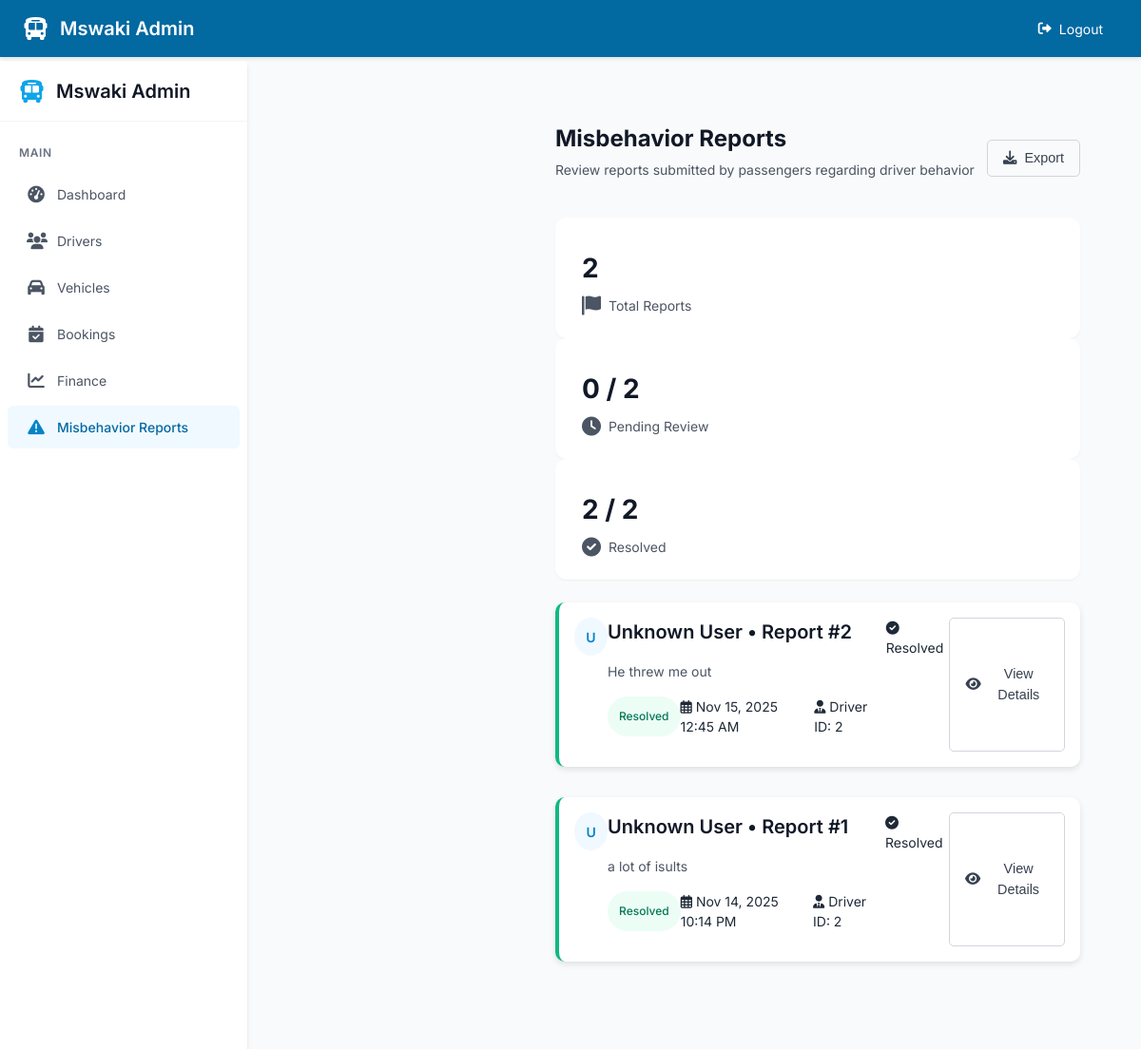
/admin/misbehavior_reports (signed in), run on an earlier commit of the app's database.
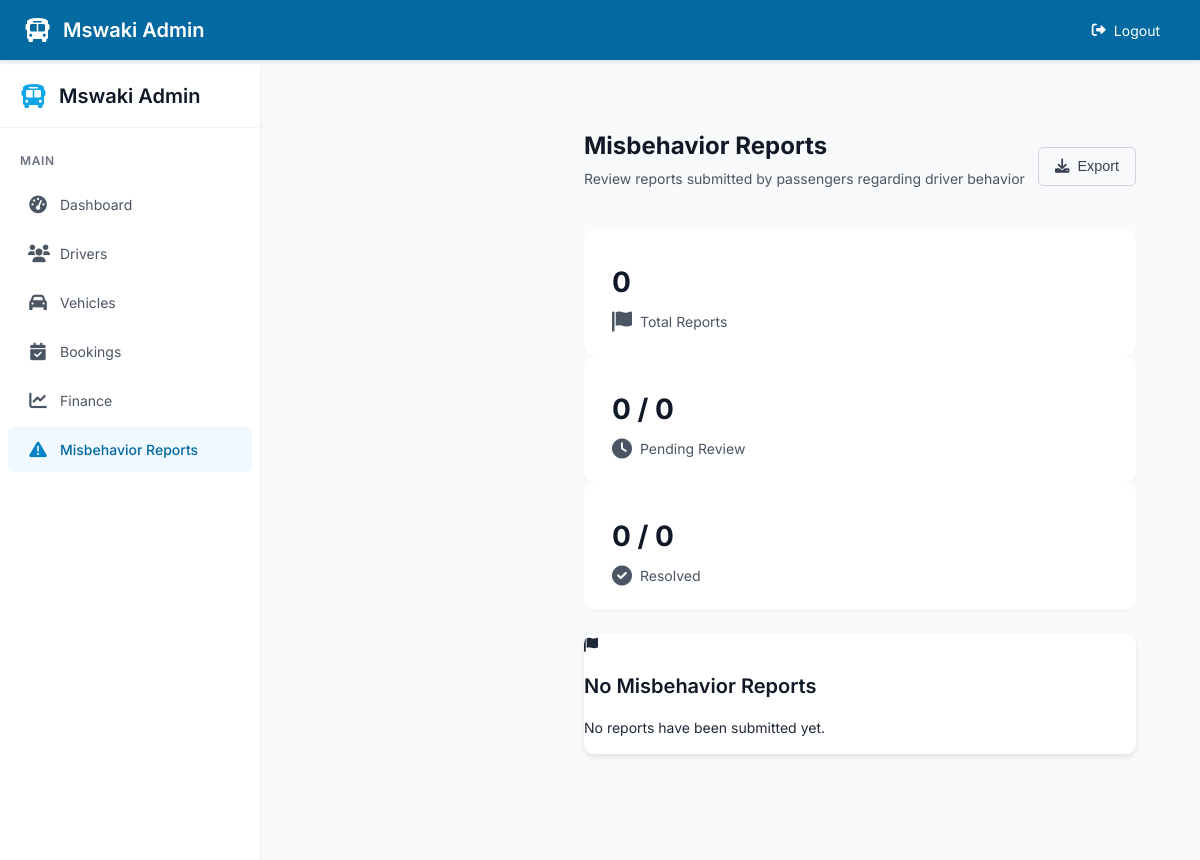
And on a later commit of the database.
### mswaki/models.py (models this page shows, shortened)
class MisbehaviorReport(db.Model):
    __tablename__ = 'misbehavior_report'
    id = db.Column(db.Integer, primary_key=True)
    passenger_id = db.Column(db.Integer, db.ForeignKey('user.id'), nullable=True)
    driver_id = db.Column(db.Integer, db.ForeignKey('user.id'), nullable=True)
    vehicle_id = db.Column(db.Integer, db.ForeignKey('vehicle.id'), nullable=True)
    description = db.Column(db.Text, nullable=False)
    date_reported = db.Column(db.DateTime, default=datetime.utcnow)
    reporter_type = db.Column(db.String(20), default='passenger')
    status = db.Column(db.String(20), default='Pending')
    passenger = db.relationship('User', foreign_keys=[passenger_id], backref='reports_made', lazy=True)
    driver = db.relationship('User', foreign_keys=[driver_id], backref='reports_against', lazy=True)
    vehicle = db.relationship('Vehicle', backref='misbehavior_reports', lazy=True)

### mswaki/routes.py (the view)
@routes.route("/admin/misbehavior_reports")
@role_required("admin")
def admin_misbehavior_reports():
    reports = MisbehaviorReport.query.order_by(MisbehaviorReport.date_reported.desc()).all()
    user_dict = {u.id: u.name for u in User.query.all()}  # match template
    return render_template("admin_misbehavior.html", reports=reports, user_dict=user_dict)

### mswaki/routes.py (called while the page is built, shortened)
def role_required(role):
    def decorator(f):
        @wraps(f)
        def decorated_function(*args, **kwargs):
            if not current_user.is_authenticated:
                flash("Please log in first.", "warning")
                return redirect(url_for("routes.login"))
            return f(*args, **kwargs)
        return decorated_function
    return decorator

### mswaki/templates/admin_misbehavior.html (shortened to what this page needs)
{% extends "admin_base.html" %}
{% block content %}
  <main class="main-content">
    <header class="admin-header">
      <div>
        <h1 class="page-title">Misbehavior Reports</h1>
        <p class="text-gray-600">Review reports submitted by passengers regarding driver behavior</p>
      </div>
      <div class="admin-actions">
        <button class="btn btn-outline" id="exportBtn">
          <i class="fas fa-download"></i> Export
        </button>
      </div>
    </header>
    <div class="grid grid-cols-1 md:grid-cols-3 gap-6 mb-6">
      <div class="stat-card">
        <div class="stat-value">{{ reports|length }}</div>
        <div class="stat-label">
          <i class="fas fa-flag"></i> Total Reports
        </div>
      </div>
      <div class="stat-card">
        <div class="stat-value">
          {{ reports|selectattr('status', 'equalto', 'pending')|list|length }}
          <span class="text-sm font-normal text-gray-500">/ {{ reports|length }}</span>
        </div>
        <div class="stat-label">
          <i class="fas fa-clock"></i> Pending Review
        </div>
      </div>
      <div class="stat-card">
        <div class="stat-value">
          {{ reports|selectattr('status', 'equalto', 'resolved')|list|length }}
          <span class="text-sm font-normal text-gray-500">/ {{ reports|length }}</span>
        </div>
        <div class="stat-label">
          <i class="fas fa-check-circle"></i> Resolved
        </div>
      </div>
    </div>
    <div class="space-y-4">
      {% if reports %}
        {% for report in reports %}
        <div class="card report-card {{ 'resolved' if report.status == 'resolved' else 'pending' }}">
          <div class="p-4">
            <div class="flex flex-col md:flex-row md:items-center md:justify-between">
              <div class="flex items-start space-x-4 mb-4 md:mb-0">
                <div class="user-avatar">
                  {{ user_dict.get(report.user_id, 'U')[0]|upper }}
                </div>
                <div>
                  <h3 class="text-lg font-semibold">
                    {{ user_dict.get(report.user_id, 'Unknown User') }}
                    <span class="text-sm font-normal text-gray-500">• Report #{{ report.id }}</span>
                  </h3>
                  <p class="text-gray-600 mt-1">{{ report.description|truncate(150) }}</p>
                  <div class="mt-2 flex flex-wrap gap-2">
                    <span class="status-badge status-{{ report.status|lower }}">
                      {{ report.status }}
                    </span>
                    <span class="text-sm text-gray-500">
                      <i class="far fa-calendar-alt mr-1"></i>
                      {{ report.date_reported.strftime('%b %d, %Y %I:%M %p') }}
                    </span>
                    <span class="text-sm text-gray-500">
                      <i class="fas fa-user-tie mr-1"></i>
                      Driver ID: {{ report.driver_id }}
                    </span>
                  </div>
                </div>
              </div>
              <div class="flex flex-col space-y-2">
                {% if report.status != 'resolved' %}
                <form method="POST" action="{{ url_for('routes.resolve_report', report_id=report.id) }}" class="w-full">
                  <button type="submit" class="btn btn-success w-full">
                    <i class="fas fa-check mr-1"></i> Mark Resolved
                  </button>
                </form>
                {% else %}
                <div class="text-green-600 font-medium text-right">
                  <i class="fas fa-check-circle mr-1"></i> Resolved
                </div>
                {% endif %}
                <button class="btn btn-outline" onclick="viewReportDetails({{ report.id }})">
                  <i class="fas fa-eye mr-1"></i> View Details
                </button>
              </div>
            </div>
          </div>
        </div>
        {% endfor %}
      {% else %}
      <div class="card p-8 text-center">
        <div class="text-gray-400 mb-4">
          <i class="fas fa-flag text-4xl"></i>
        </div>
        <h3 class="text-lg font-medium text-gray-700 mb-1">No Misbehavior Reports</h3>
        <p class="text-gray-500">No reports have been submitted yet.</p>
      </div>
      {% endif %}
    </div>
  </main>
{% endblock %}

### mswaki/templates/admin_base.html (shortened to what this page needs)
<!DOCTYPE html>
<html lang="en">
<head>
    <link rel="stylesheet" href="https://cdnjs.cloudflare.com/ajax/libs/font-awesome/6.0.0/css/all.min.css">
    <link rel="stylesheet" href="{{ url_for('static', filename='css/admin_style.css') }}">
</head>
<body>
    <div class="admin-container">
        <header class="admin-top-header">
            <div class="admin-top-header-content">
                <div class="admin-logo">
                    <i class="fas fa-bus"></i>
                    <span>Mswaki Admin</span>
                </div>
                <div class="admin-user-menu">
                    <a href="{{ url_for('routes.logout') }}" class="logout-btn">
                        <i class="fas fa-sign-out-alt"></i> Logout
                    </a>
                </div>
            </div>
        </header>
        <aside class="admin-sidebar">
            <div class="sidebar-header">
                <div class="sidebar-logo">
                    <i class="fas fa-bus"></i>
                    <span>Mswaki Admin</span>
                </div>
            </div>
            <nav class="sidebar-nav">
                <div class="nav-section">
                    <div class="nav-section-title">Main</div>
                    <a href="{{ url_for('routes.admin_dashboard') }}" class="nav-link {% if request.endpoint == 'routes.admin_dashboard' %}active{% endif %}">
                        <i class="fas fa-tachometer-alt"></i>
                        <span>Dashboard</span>
                    </a>
                    <a href="{{ url_for('routes.admin_drivers') }}" class="nav-link {% if 'admin_drivers' in request.endpoint %}active{% endif %}">
                        <i class="fas fa-users"></i>
                        <span>Drivers</span>
                    </a>
                    <a href="{{ url_for('routes.admin_vehicles') }}" class="nav-link {% if 'admin_vehicles' in request.endpoint %}active{% endif %}">
                        <i class="fas fa-car"></i>
                        <span>Vehicles</span>
                    </a>
                    <a href="{{ url_for('routes.admin_bookings') }}" class="nav-link {% if 'admin_bookings' in request.endpoint %}active{% endif %}">
                        <i class="fas fa-calendar-check"></i>
                        <span>Bookings</span>
                    </a>
                    <a href="{{ url_for('routes.admin_finance') }}" class="nav-link {% if 'admin_finance' in request.endpoint %}active{% endif %}">
                        <i class="fas fa-chart-line"></i>
                        <span>Finance</span>
                    </a>
                    <a href="{{ url_for('routes.admin_misbehavior_reports') }}" class="nav-link {% if 'admin_misbehavior_reports' in request.endpoint %}active{% endif %}">
                        <i class="fas fa-exclamation-triangle"></i>
                        <span>Misbehavior Reports</span>
                    </a>
                </div>
            </nav>
        </aside>
        <main class="main-content">
            {% block content %}{% endblock %}
        </main>
    </div>
    <link rel="stylesheet" href="https://cdn.jsdelivr.net/npm/daterangepicker/daterangepicker.css" />
</body>
</html>

What changed in the data, as far as the page shows it:
removed MisbehaviorReport: user_dict "U", get "Unknown User", id "2", description "He threw me out", status "Resolved", date_reported "Nov 15, 2025 12:45 AM", driver_id "2"
removed MisbehaviorReport: user_dict "U", get "Unknown User", id "1", description "a lot of isults", status "Resolved", date_reported "Nov 14, 2025 10:14 PM", driver_id "2"
Also different on the page:
{{ reports|length }}: "2" → "0"
{{ reports|selectattr('status', 'equalto', 'resolved')|list|length }}: "2" → "0"
text now shown: "No Misbehavior Reports No reports have been submitted yet."
